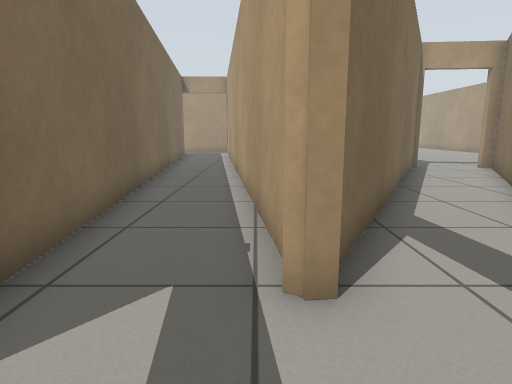
View 1 (above)

18 first-person views from a walk through a robot-simulator world made for Gazebo. The camera is 0.72 m above the floor, tilts 10° down and sees 75° across. The floor is counted in squares, 0.5 m on a side. Each view is taken from the middle of a square. On the plan, view 1 faces up. The plan holds only what a view shows up to about 15 squares ahead; the rest is blank. The place goes on beyond the plan.

View 2
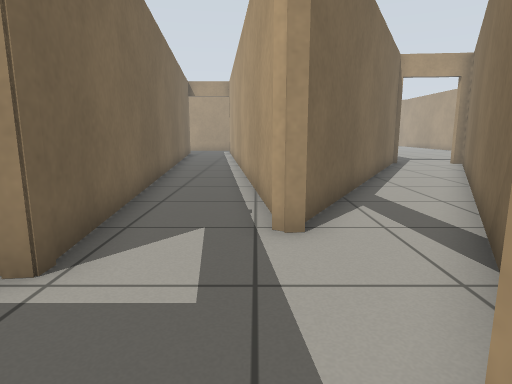

View 3
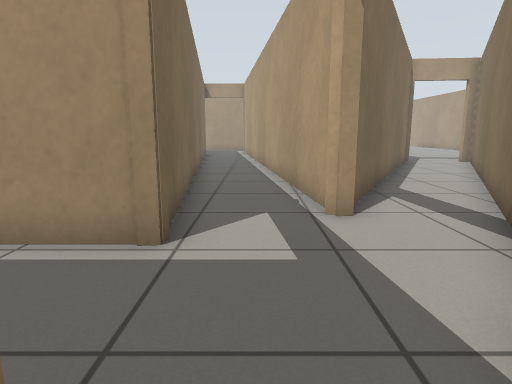

View 4
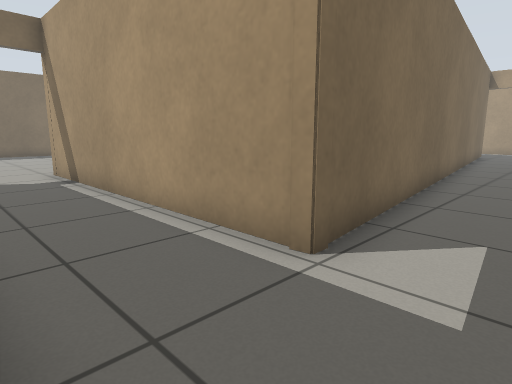

View 5
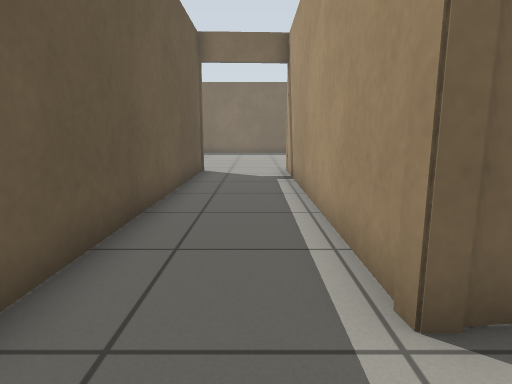

View 6
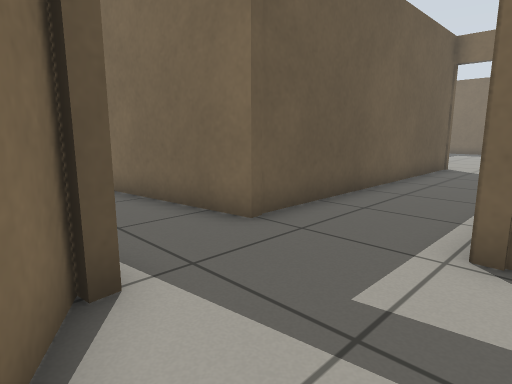

View 7
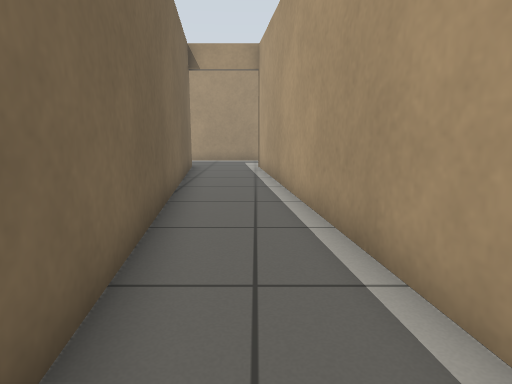

View 8
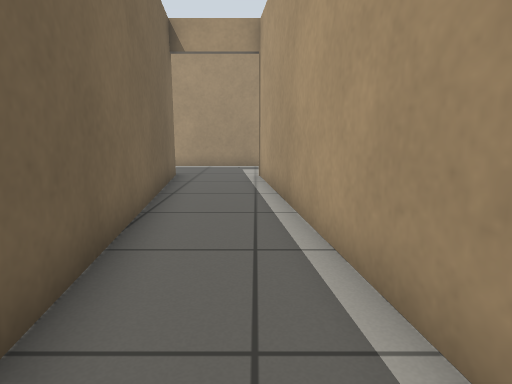

View 9
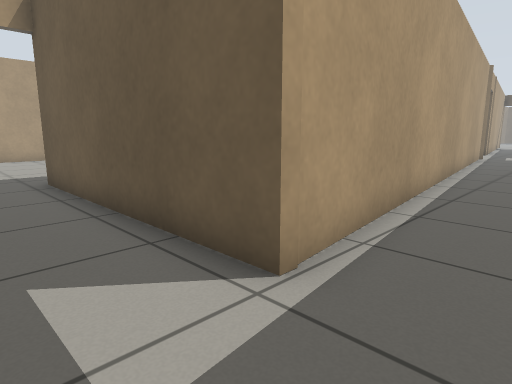

View 10
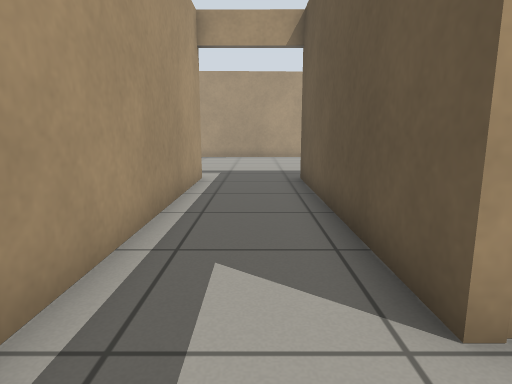

View 11
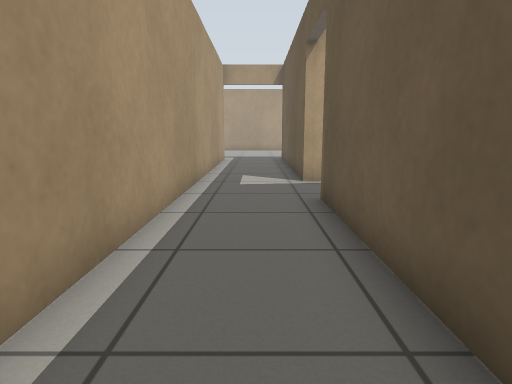

View 12
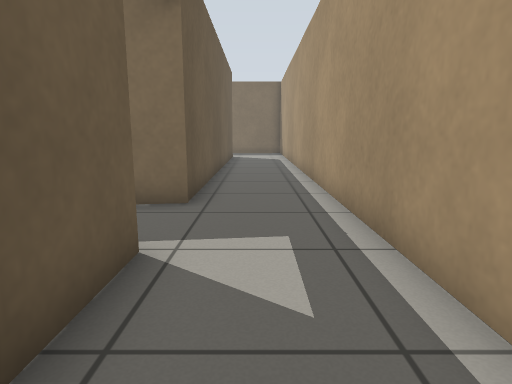

View 13
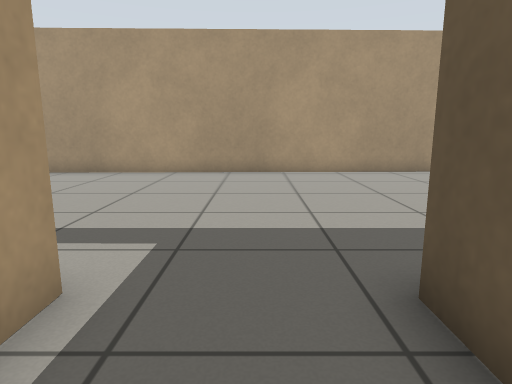

View 14
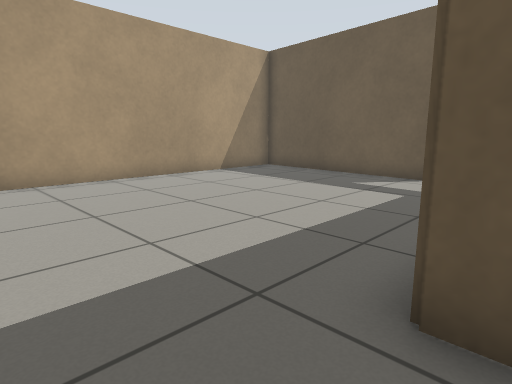

View 15
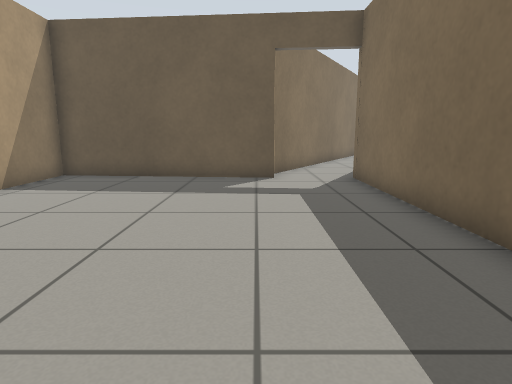

View 16
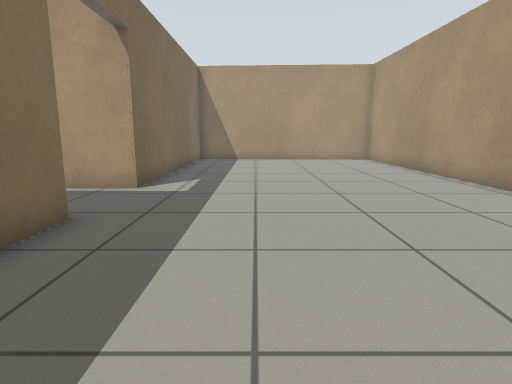

View 17
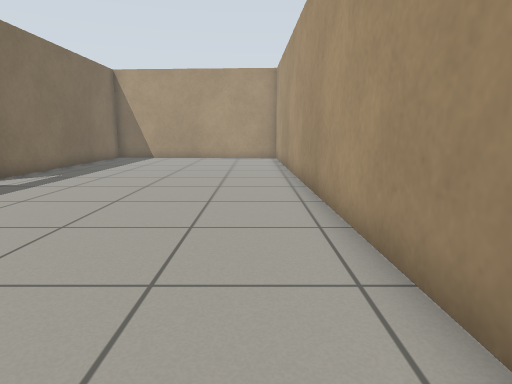

View 18
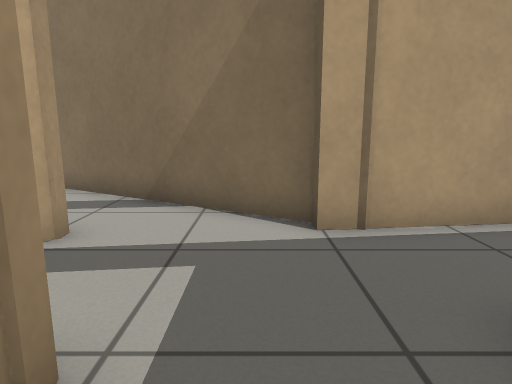

### Floor plan
Points are (right, up) in squares from view 1. A wall is a line through its corners. A room is listed if a view was taken in it or the views show most of it. See-through windows are left out.
Room 1 (views 1, 2, 3, 4, 5)
walls: (-1.9, -1.9) (-1.6, -4.5); (1.1, -1.2) (2, 0.4); (-2.2, 1.6) (-2.2, 1.2); (-2.3, 2.4) (-2.2, 1.2); (1.2, -4.1) (0.8, -0.9); (0.8, 2.7) (0.3, 2.7)
ways out: open door at (1, 0.5) to room 2; opening at (-1, 2) to room 3; open door at (-2, -0.5) to room 7
Room 2 (view 6)
walls: (6.7, 14.2) (0.8, 3.2); (2, 0.4) (9.8, 13.8)
ways out: open door at (1, 0.5) to room 1; open door at (8, 14) to room 6
Room 3 (view 7)
walls: (0.4, 3.3) (-0.5, 10.7); (-3.3, 10.3) (-2.3, 2.4)
ways out: opening at (-1, 2) to room 1; opening at (-2, 10) to room 4
Room 4 (view 8)
walls: (-0.5, 10.7) (-1.9, 22.6); (-4.8, 22.6) (-3.3, 10.3)
ways out: opening at (-2, 10) to room 3; open door at (-3.2, 22.4) to room 5
Room 5 (views 9, 10, 11, 12, 13, 14)
walls: (-1.9, 22.6) (6.8, 22.6); (-13.3, 22.6) (-4.8, 22.6); (6.8, 25.8) (-13.5, 25.8)
ways out: open door at (-3.2, 22.4) to room 4; open door at (7, 24) to room 6
Room 6 (views 15, 16, 17)
walls: (6.8, 22.6) (6.8, 14); (9.4, 14.2) (16.7, 13.5) (16.2, 32.6); (6.8, 32.5) (6.8, 25.8)
ways out: open door at (8, 14) to room 2; open door at (7, 24) to room 5
Room 7 (view 18)
walls: (-13, -2.1) (-2.1, -2.1); (-2.2, 1.2) (-13.2, 1.2)
ways out: open door at (-2, -0.5) to room 1; open door at (-13, -0.5)

Where each view was taken, in squares from view 1:
view 1: 0 up, 0 right, facing up
view 2: 2 down, 0 right, facing up
view 3: 3 down, 1 left, facing up
view 4: 2 down, 0 right, facing up-left
view 5: 0 up, 0 right, facing left
view 6: 2 up, 2 right, facing down-left
view 7: 8 up, 2 left, facing up
view 8: 11 up, 2 left, facing up
view 9: 25 up, 4 left, facing down-right
view 10: 24 up, 4 left, facing right
view 11: 24 up, 12 left, facing right
view 12: 24 up, 2 right, facing left
view 13: 24 up, 4 right, facing right
view 14: 25 up, 6 right, facing down-right
view 15: 25 up, 10 right, facing down
view 16: 17 up, 10 right, facing up
view 17: 16 up, 15 right, facing up
view 18: 0 up, 4 left, facing right
